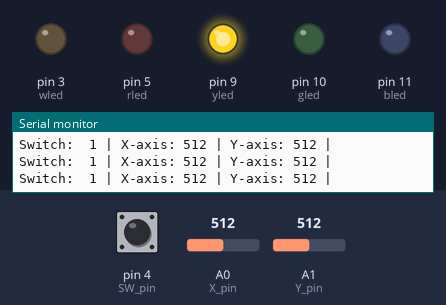
A sketch run on a simulated Arduino Uno, built with avr-gcc and run on an emulated ATmega328P. Parts: output pins drawn as LEDs (lit = HIGH), the last lines printed to the serial monitor. The test bench sets the inputs (shaded band); at power-on: A0 (X_pin) = 512, pin 4 (SW_pin) HIGH, A1 (Y_pin) = 512.

Above: at 1.2 s.
1.3 s: A0 (X_pin) set to 440
At 2.5 s:
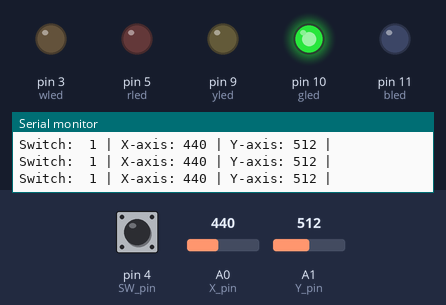
2.8 s: A0 (X_pin) set to 60
At 3.3 s:
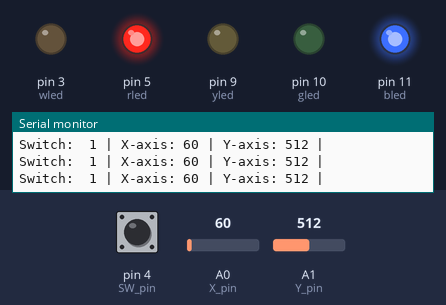
4.3 s: A0 (X_pin) set to 66
5.8 s: A0 (X_pin) set to 73
At 6.6 s:
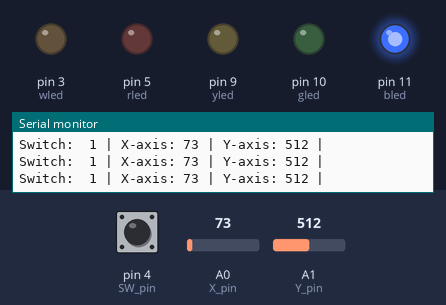
7.3 s: A0 (X_pin) set to 560
At 8.0 s:
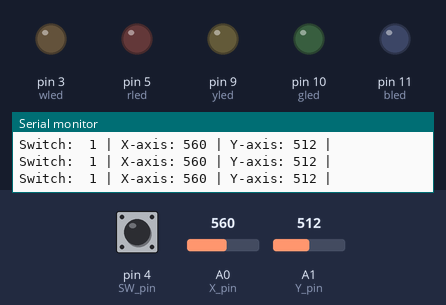
Timing chart, 0 to 10.3 s (numbered marks = the images above; inputs shaded):
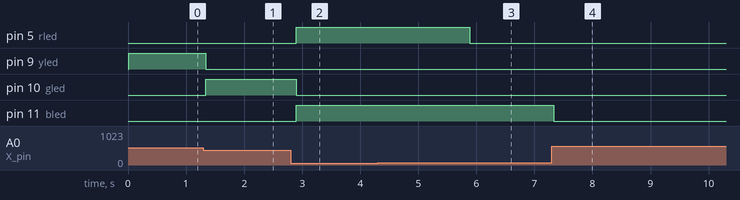

Measured:
- the behaviour switches between 69 and 70 on A0 (X_pin) (found by bisection; images 2 and 3)
- after the input at 1.3 s, pin 9 (yled): HIGH → LOW at once; pin 10 (gled): LOW → HIGH at once
- after the input at 2.8 s, pin 5 (rled), pin 11 (bled): LOW → HIGH after 0.10 s; pin 10 (gled): HIGH → LOW after 0.10 s
- after the input at 5.8 s, pin 5 (rled): HIGH → LOW after 0.09 s
- after the input at 7.3 s, pin 11 (bled): HIGH → LOW at once

The sketch:

13b_JoystickandLEDs.ino
```cpp
//#include <HCSR04.h>

//UltraSonicDistanceSensor distanceSensor(13, 12);  // Initialize sensor that uses digital pins 13 and 12.
// Arduino pin numbers
const int SW_pin = 4; // digital pin connected to switch output
const int X_pin = 0; // analog pin connected to X output
const int Y_pin = 1; // analog pin connected to Y output

const int bled = 11;
const int gled = 10;
const int yled = 9;
const int rled = 5;
const int wled = 3;

int distX;

void setup () {
  pinMode(bled, OUTPUT);
  pinMode(gled, OUTPUT);
  pinMode(yled, OUTPUT);
  pinMode(rled, OUTPUT);
  pinMode(wled, OUTPUT);
  pinMode(SW_pin, INPUT_PULLUP);
  Serial.begin(9600);  // We initialize serial connection so that we could print values from sensor.
}

void loop () {
  // Every 500 miliseconds, do a measurement using the sensor and print the distance in centimeters.
  distX = (analogRead(X_pin));
   Serial.print("Switch:  ");
  Serial.print(digitalRead(SW_pin));
  //println = print line and carriage return (next print command happens on new line)
  Serial.print(" | ");
  Serial.print("X-axis: ");
  Serial.print(distX);
  Serial.print(" | ");
  Serial.print("Y-axis: ");
  Serial.print(analogRead(Y_pin));
  Serial.print(" | ");
  Serial.print("\n\n"); // /n is a carriage return. Two puts two empty line spaces between this block and the block in the next loop
  delay(10);
  if (distX > 950) {
    digitalWrite (wled, HIGH);
  } else {
    digitalWrite (wled, LOW);
  }
  if ((distX > 40) && (distX < 70)){
    digitalWrite (rled, HIGH);
  } else {
    digitalWrite (rled, LOW);
  }
  if ((distX > 450) && (distX < 550)){
    digitalWrite (yled, HIGH);
  } else {
    digitalWrite (yled, LOW);
  }
  if ((distX > 200) && (distX < 450)){
    digitalWrite (gled, HIGH);
  } else {
    digitalWrite (gled, LOW);
  }

  if ((distX < 200)){
    digitalWrite (bled, HIGH);
  } else {
    digitalWrite (bled, LOW);
  }
 // Serial.println(distX);
  delay(100);
}
```
